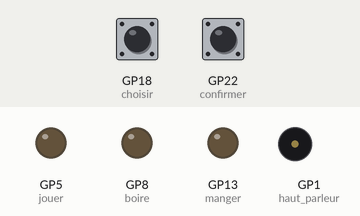
This program was run on a simulated Raspberry Pi Pico running MicroPython. Parts: output pins drawn as LEDs (lit = HIGH), buzzer (waves = sounding). Inputs (shaded band) come from the test bench; at power-on: GP18 (choisir) HIGH, GP22 (confirmer) HIGH.

Above: at 1.2 s.
1.3 s: GP18 (choisir) pulled LOW for 0.15 s
At 1.7 s:
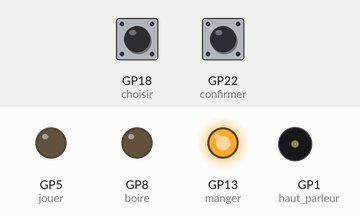
2.9 s: GP22 (confirmer) pulled LOW for 0.15 s
At 3.7 s:
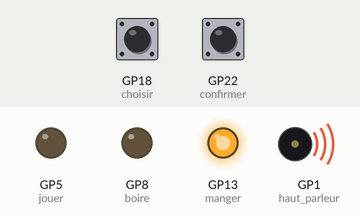
5.4 s: GP18 (choisir) pulled LOW for 1 s
At 6.0 s:
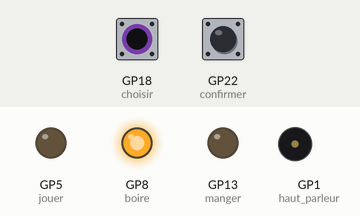
7.9 s: GP22 (confirmer) pulled LOW for 1 s
At 8.7 s:
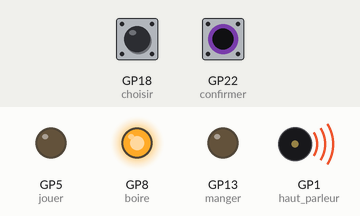
10.4 s: GP18 (choisir) pulled LOW for 0.15 s
At 11.0 s:
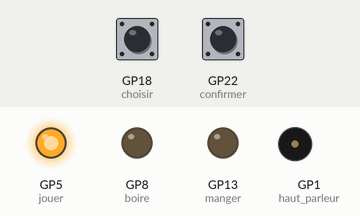
12.0 s: GP22 (confirmer) pulled LOW for 0.15 s
At 12.8 s:
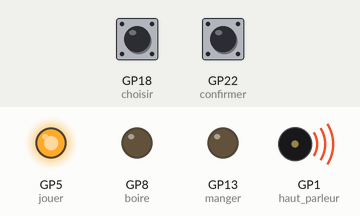
Timing chart, 0 to 15.0 s (numbered marks = the images above; inputs shaded):
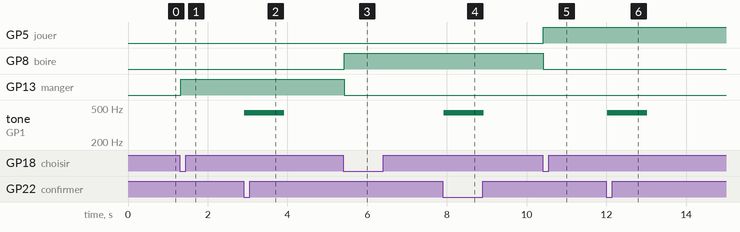

Measured:
- after the input at 1.3 s, GP13 (manger): LOW → HIGH at once
- after the input at 2.9 s, tone on GP1 (haut_parleur): silent → 440 Hz at once, → silent 1.0 s later
- after the input at 5.4 s, GP8 (boire): LOW → HIGH at once; GP13 (manger): HIGH → LOW at once
- after the input at 7.9 s, tone on GP1 (haut_parleur): silent → 440 Hz at once, → silent 1.0 s later
- after the input at 10.4 s, GP5 (jouer): LOW → HIGH at once; GP8 (boire): HIGH → LOW at once
- after the input at 12.0 s, tone on GP1 (haut_parleur): silent → 440 Hz at once, → silent 1.0 s later

The program:

focus_indicator.py
```python
from picozero import LED, Speaker, Button
from time import sleep

manger = LED(13)
boire = LED(8)
jouer = LED(5)

haut_parleur = Speaker(1)

choisir = Button(18)
confirmer = Button(22)

option = 0 # Memorise l'option actuelle

def choix(): # Appelle la fonction suivante et mets a jour l'option
    global option
    if option == 0:
        manger.on()
        boire.off()
        jouer.off()
    elif option == 1:
        manger.off()
        boire.on()
        jouer.off()
    elif option == 2:
        manger.off()
        boire.off()
        jouer.on()
    elif option == 3:
        manger.off()
        boire.off()
        jouer.off()

    if option == 3:
        option = 0
    else:
        option = option + 1

def son_buzzer():
    haut_parleur.on()
    sleep(1)
    haut_parleur.off()

choisir.when_pressed = choix
confirmer.when_pressed = son_buzzer
```
